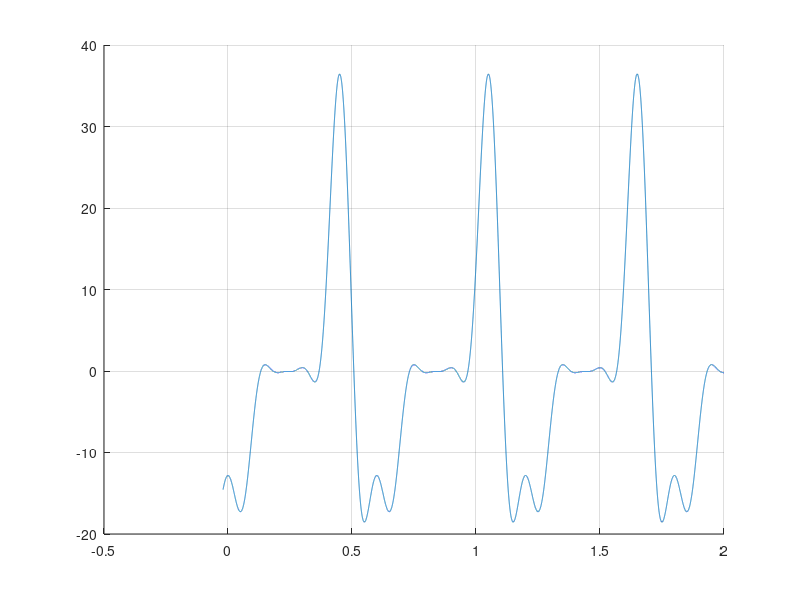

Recreate this plot in MATLAB.
samplerate = 16e3
t=(-320:32000)'/samplerate;
w0=2*pi/0.6;
T=2*pi/w0;
Ta=0.05;
Tb=0.1;


aak=@(k) 30*sin(k*w0*Ta)./(k*pi).*exp(-1i*k*w0*Ta);
aa0=2*Ta/T; % Segregate a0, which often has a different expression

abk=@(k) 15*sin(k*w0*Tb)./(k*pi).*exp(-1i*k*w0*Tb);
ab0=Tb/T;

figure; hold on;

for N = 5
    % Order of the Fourier expansion
    xN1=exp(1i*w0*(t-0.4)*(-N:N))*[aak(-N:-1) aa0 aak(1:N)].';
    xN2=exp(1i*w0*(t-0.5)*(-N:N))*[abk(-N:-1) ab0 abk(1:N)].';
    plot(t, real (xN1-xN2)); grid
end
